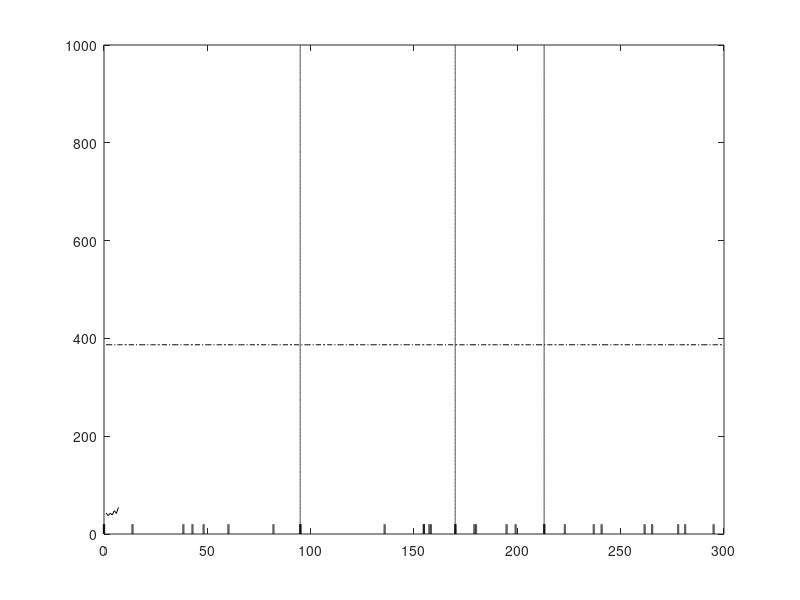

Write MATLAB code to recreate this figure. (Note: this script raises an error after producing the figure.)


clear
load SQdata

load ScanResult
lr=result(2,:);
plot(lr,'k');

figure(gcf)

hold on;


x=1:300;
y=387*ones(1,300);
plot(x,y,'k-.');
hold on;


for i=1:length(scan.chr)                        %%mk---------------0~413.7
    x=0:0.1:20;
    y=scan.chr(i)*2*ones(1,length(x));
    plot(y,x,'k','linewidth',1.5);
    hold on;
end


group=[47.5,85,106.5];

for i=1:length(group)                        %%mk---------------0~413.7
    x=0:0.1:1000;
    y=group(i)*2*ones(1,length(x));
    plot(y,x,'k-.','linewidth',1);
    hold on;
end

QTL=263;



x=0:0.1:(fix(result(2,QTL)));
y=QTL*ones(1,length(x));
plot(y,x,'k','linewidth',1);
plot(QTL,25,'kV');

ylabel('Log-liklihood Ratio (LR)');
hold on
plot(0,1000)
hold on
axis tight






